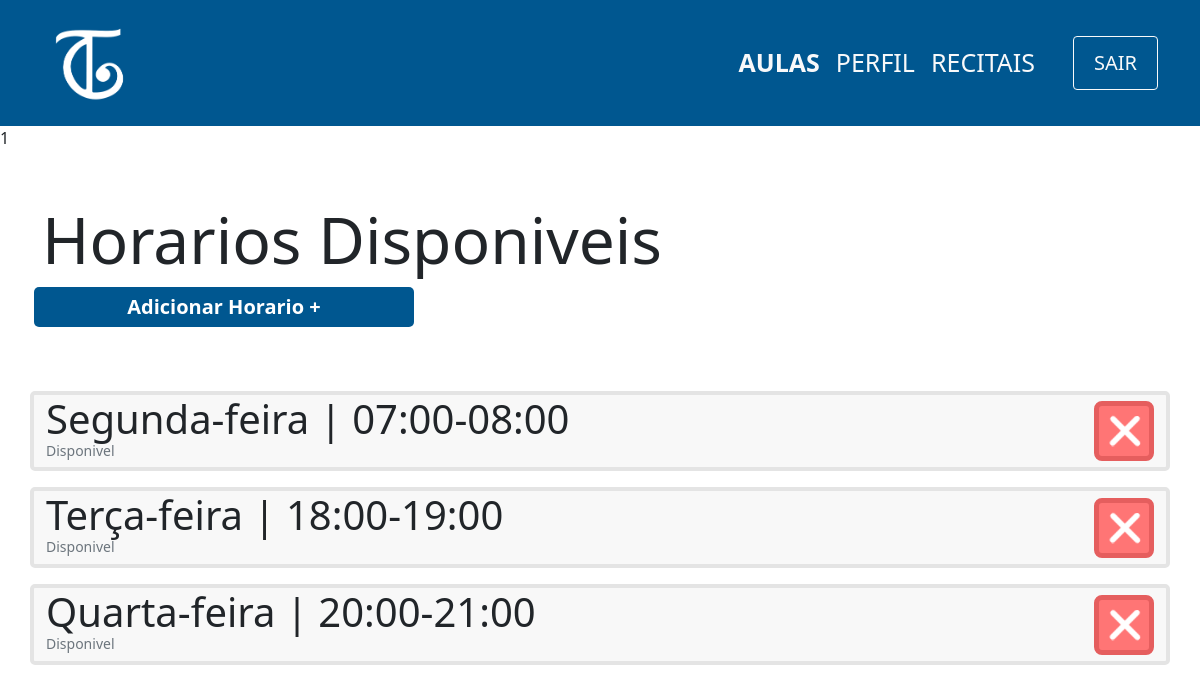
Screenshot of /view/professor/indexHorario.php (signed in) with the database file from the repository.
### tables this page shows
CREATE TABLE horario(
                id INTEGER PRIMARY KEY,
                dia smallint not null,
                periodo varchar(15)   
            );

### view/professor/indexHorario.php (the view, shortened to what this page needs)
<?php
    include '../../layouts/navbar.php';
    include '../../controller/professor/indexHorario.php';
?>
<div class="container">
    <div class="row mt-5">
        <h1 class="mt-1 display-3">Horarios Disponiveis</h1>
        <span class="btn-principal col-md-4 col-sm-12 mx-1 text-center mb-5">
            <a href="cadastroHorario.php">Adicionar Horario +</a>
        </span>
        <?php
            foreach($horarios as $horario){
                echo '
                <div class="col-12 card d-flex flex-row justify-content-between mt-3">
                    <div class="d-flex flex-column">
                        <p class="m-0 display-6">';
                        if ($horario['dia']==0){
                            echo'Segunda-feira ';
                        }else if ($horario['dia']==1){
                            echo'Terça-feira ';
                        }else if ($horario['dia']==2){
                            echo'Quarta-feira ';
                        }else if ($horario['dia']==3){
                            echo'Quinta-feira ';
                        }else if ($horario['dia']==4){
                            echo'Sexta-feira ';
                        }else if ($horario['dia']==5){
                            echo 'Sábado';
                        }
                        echo '| '.$horario['periodo'].'</p>
                        <p class="m-0 text-muted display-3 mb-2" style="font-size:14px">Disponivel</p>
                    </div>
                    <div class="d-flex align-items-center" id="'.$horario['id'].'">
                        <button class="btn-remover">
                            <img src="../../images/delete-icon.png" width=40px>
                        </button>
                    </div>
                </div>
                ';
            }?>
    </div>
</div>

### css/style.css (style rules this page uses)
a { text-decoration: none; color:white; }
.btn-principal { background-color: #005790; color:white; padding: 5px 25px; font-weight: 600; font-size:20px; border:none; border-radius:5px; cursor: pointer; text-decoration: none; }
.card { background-color:#F8F8F8; border: 4px solid #E4E4E4; border-radius: 5px; }
.btn-remover { background-color:#FF7575; border: 5px solid #E55E5E; color:white; border-radius:8px; width:60px; height:60px; cursor: pointer; }

### rows the page displays
horario: dia "Segunda-feira", periodo "07:00-08:00"
horario: dia "Terça-feira", periodo "18:00-19:00"
horario: dia "Quarta-feira", periodo "20:00-21:00"

### other values shown
$id_professor "1"
